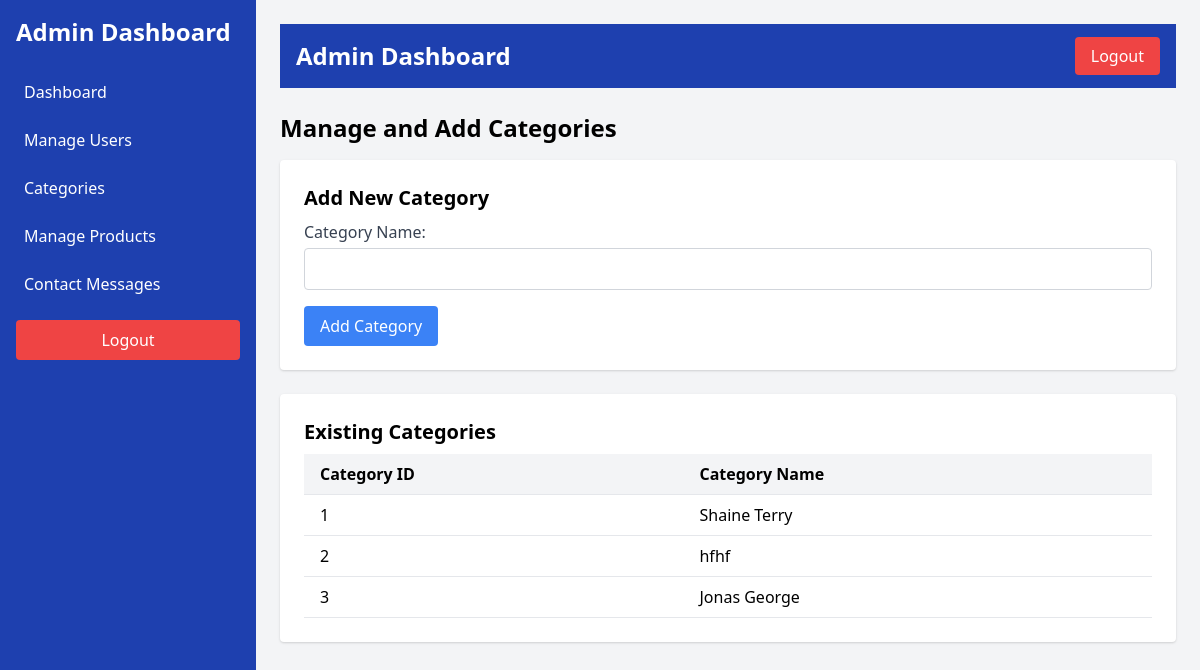
/manage-and-add-categories/ (signed in), run on the app's committed database.
### shop/models.py (models this page shows)
class Category(models.Model):
    name = models.CharField(max_length=200)

### shop/views.py (the view)
# urls.py: path('manage-and-add-categories/', views.manage_and_add_categories, name='manage_and_add_categories'),
@login_required
def manage_and_add_categories(request):
    if request.method == 'POST':
        category_name = request.POST.get('name')
        if category_name:
            Category.objects.create(name=category_name)
            return redirect('manage_and_add_categories')
    categories = Category.objects.all()
    return render(request, 'admin/add_category.html', {'categories': categories})

### shop/templates/admin/add_category.html (shortened to what this page needs)
{% extends "layouts/admin.html" %}
{% block content %}
    <h2 class="text-2xl font-semibold mb-4">Manage and Add Categories</h2>
    <div class="bg-white p-6 rounded shadow mb-6">
        <h3 class="text-xl font-bold mb-2">Add New Category</h3>
        <form method="post">
            <div class="mb-4">
                <label for="name" class="block text-gray-700">Category Name:</label>
                <input type="text" id="name" name="name" class="mt-1 block w-full p-2 border border-gray-300 rounded" required>
            </div>
            <button type="submit" class="bg-blue-500 text-white px-4 py-2 rounded hover:bg-blue-600">Add Category</button>
        </form>
    </div>
    <div class="bg-white p-6 rounded shadow">
        <h3 class="text-xl font-bold mb-2">Existing Categories</h3>
        {% if categories %}
            <div class="overflow-x-auto">
                <table class="w-full border-collapse">
                    <thead>
                        <tr class="border-b bg-gray-100 text-left">
                            <th class="px-4 py-2">Category ID</th>
                            <th class="px-4 py-2">Category Name</th>
                        </tr>
                    </thead>
                    <tbody>
                        {% for category in categories %}
                            <tr class="border-b hover:bg-gray-50">
                                <td class="px-4 py-2">{{ category.id }}</td>
                                <td class="px-4 py-2">{{ category.name }}</td>
                            </tr>
                        {% endfor %}
                    </tbody>
                </table>
            </div>
        {% else %}
            <p class="text-gray-600">No categories found.</p>
        {% endif %}
    </div>
{% endblock %}

### data on the page
Category: id "1", name "Shaine Terry"
Category: id "2", name "hfhf"
Category: id "3", name "Jonas George"
